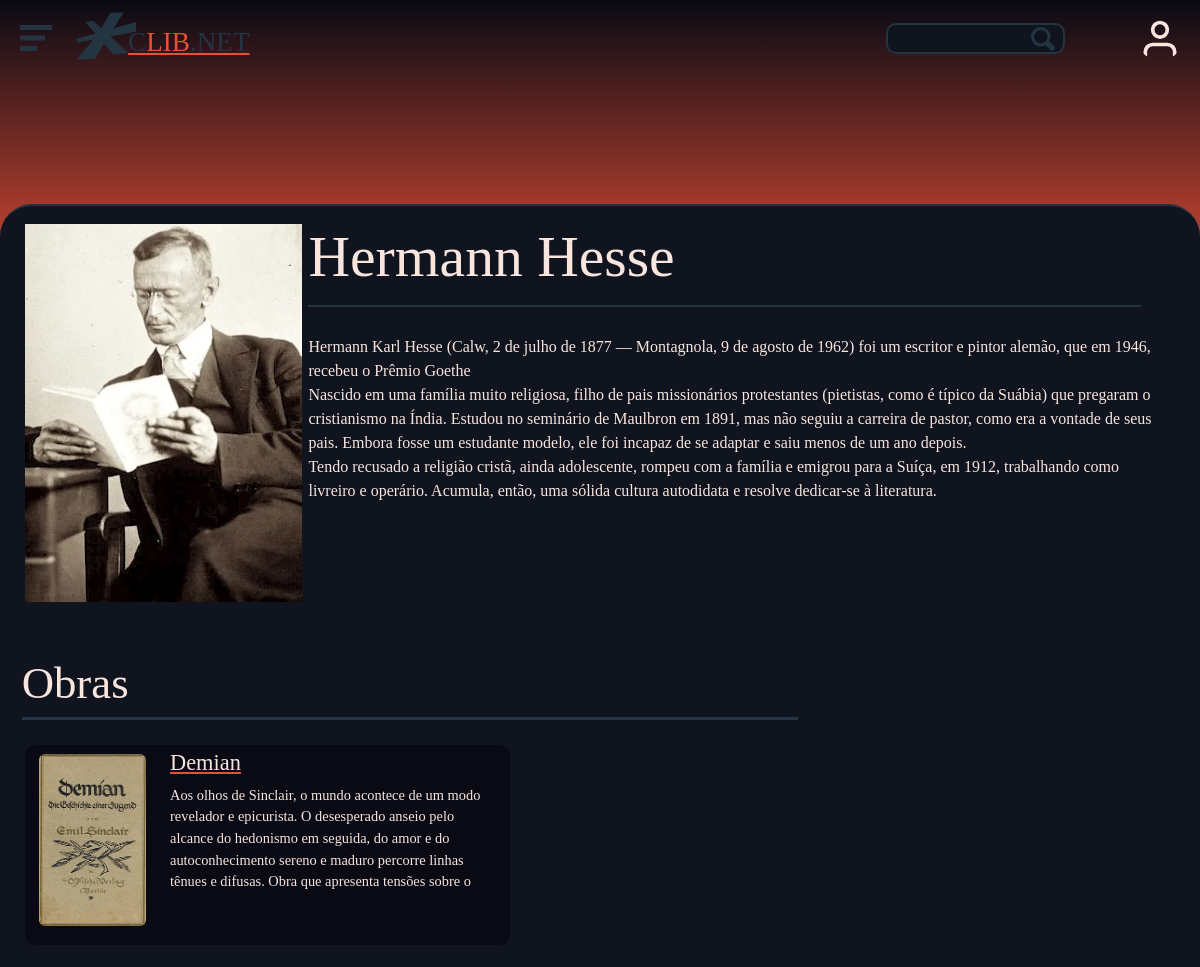
The app's page /web/PHP/autor.php?id=4 with its own data.
### tables this page shows
CREATE TABLE IF NOT EXISTS tb_autores (
	cod INTEGER PRIMARY KEY AUTO_INCREMENT,
	nome VARCHAR(120),
  	dtnasc DATE,
descricao VARCHAR(1000),
imagem VARCHAR(130),
ativo BOOLEAN DEFAULT true
);

CREATE TABLE IF NOT EXISTS tb_livros (
	cod INTEGER PRIMARY KEY AUTO_INCREMENT,
	nome VARCHAR(90),	
	descricao VARCHAR(1000),
	ativo BOOLEAN DEFAULT true,
	imagem VARCHAR(100)
);

### web/PHP/components/contentLoader/autorInfo.php (the view, shortened to what this page needs)
<?php
$conn = connect();
if (isset($_GET["id"])) {
    $idA = $_GET["id"];
    $sqlL1 = "SELECT codlivro FROM tb_livros_autores WHERE codautor = ?";
    $stmtL1 = $conn->prepare($sqlL1);
    $stmtL1->bind_param("i", $idA);
    $stmtL1->execute();
    $stmtL1->bind_result($idL);
    $sqlL2 = "SELECT nome, imagem, descricao FROM tb_livros WHERE cod = ?";
    $stmtL2 = $conn->prepare($sqlL2);
    $stmtL2->bind_param("i", $idL);
    $stmtL2->execute();
    $stmtL2->store_result();
    $resultL = '';
    if ($stmtL2->num_rows > 0) {
        $stmtL2->bind_result($nomeL, $imgL, $descL);
        while ($stmtL2->fetch()) {
            $resultL .= '
            <div class="sectionCardRow flex size5">
            <div class="sectionCardColumnCapa">
                <img class="sectionCardColumnImg" src="../SRC/capas/' . htmlspecialchars($imgL) . '">
            </div>
            <div class="sectionCardRowContent">
                <div class="sectionCardRowTitulo"><a href="produto.php?id='.$idL.'">'.$nomeL.'</a></div>
                <div class="sectionCardRowCategories">';
                $resultL .= '</div>
                <div class="sectionRowDesc">'.$descL.'</div>
            </div>
        </div>
            ';
        }
    }
    $sqlA = "SELECT nome, descricao, imagem
FROM tb_autores
WHERE cod = " . $idA;
    $stmtA = $conn->prepare($sqlA);
    $stmtA->execute();
    $stmtA->store_result();
    $resultA = "";
    if ($stmtA->num_rows > 0) {
        $stmtA->bind_result($nome, $desc, $img);
        while ($stmtA->fetch()) {
            $resultA .= '
                <div class="size3 pZero grid">
                    <img class="autorImagem" src="../SRC/fotos/autores/' . htmlspecialchars($img) . '">
                </div>
                <div class="size9 livroInfoMain">
                    <div class="livroTituloSection borderBottom flexColumn contSection size8">
                        <div class="livroTitulo">' . htmlspecialchars($nome) . '</div>
                        <div class="flexColumn widthMax">
                        </div>
                    </div>
                    <div class="contSection livroDesc">
                        ' . nl2br(htmlspecialchars($desc)) . '
                    </div>
                </div>
                <div>
                    <div class="contSection autorLivrosRow size12">
                        <div class="autorLivrosTitle size8">
                        Obras
                        </div>
                        <div class="flex">
                        '.$resultL.'
                        </div>
                    </div>
                </div>';
        }
        echo $resultA;
    } else {
    }
}

### Web/CSS/styleRecursos.css (style rules this page uses)
:root { --navHeight: 3.5rem; --font: #f8e5de; --corPrimaria: #ea4f36; --corSecundaria: #bc3131; --corSecundaria2: #bc31318e; --bgPrimaria: #090a14; --bgSecundaria: #10141f; --bgTerciaria: #243542; --bgLogin: #1d2230; --bgInput: #343a3b; --bgHover: #1c2635; }

### Web/CSS/styleComponentes.css (style rules this page uses)
.conteudo { background-color: var(--bgPrimaria); color: var(--font); max-width: 100%; }
.livroTitulo { font-family: 'Gotham Black'; font-size: 3.6rem; line-height: 65px; }
.livroDesc { padding-top: 1.75rem; font-family: 'Gotham Book'; font-size: 1em; }
.livroInfoMain { padding: 0 2.5% 0 1%; }
.livroTituloSection { padding-bottom: 5px }
.sectionCardRow { padding: 5px 10px 5px 10px; gap: 20px; margin: 5px; background-color: var(--bgPrimaria); border-radius: 10px; transition: 0.2s; max-height: 200px; }
.sectionCardColumnCapa { border-radius: 10px; justify-self: center; }
.sectionCardColumnImg { justify-self: center; max-width: 130px; max-height: 180px; border-radius: 10px; padding: 4px; }
.sectionCardRowTitulo { font-family: 'Gotham Medium'; font-size: 1.4rem; width: fit-content; transition: 0.2s; line-height: 25px; }
.sectionRowDesc { font-size: 0.9rem; font-family: 'Gotham Book'; max-height: 55%; overflow-y: scroll; }
.sectionCardRowCategories { gap: 4px; padding: 2px; display: flex; align-content: center; }
.sectionCardRowContent { gap: 3px; display: flex; flex-direction: column; }
.autorLivrosRow { padding-top: 3rem; gap: 20px; }
.autorImagem { justify-self: center; max-width: 95%; min-width: 80%; }
.autorLivrosTitle { margin: 0 0 0 1rem; font-size: 2.8rem; font-family: 'Gotham Medium'; border-bottom: 3px solid var(--bgTerciaria); }
.autorLivrosRow .sectionCardRow { margin-left: 1.2rem; }

### Web/CSS/style.css (style rules this page uses)
.flex { display: flex; }
.flexColumn { flex-direction: column; display: flex; }
.grid { display: grid; }
.contSection { --paddingX: 1.5rem; --paddingY: 0; display: flex; flex-wrap: wrap; margin-top: calc(-1 * var(--paddingY)); margin-right: calc(-.5 * var(--paddingX)); margin-left: calc(-.5 * var(--paddingX)) }
.pZero { padding: 0 !important; }
.size3 { flex: 0 0 auto; width: 25%; }
.size5 { flex: 0 0 auto; width: 41.66666667%; }
.size8 { flex: 0 0 auto; width: 66.66666667%; }
.size9 { flex: 0 0 auto; width: 75%; }
.size12 { flex: 0 0 auto; width: 100%; }
.borderBottom { border-bottom: 2px solid var(--bgTerciaria); padding-bottom: 1rem; width: 100%; }
body { margin: 0; font-family: "Gotham Book"; font-size: 1rem; line-height: 1.5; -webkit-text-size-adjust: 100%; -webkit-tap-highlight-color: transparent; }
a:-webkit-any-link { color: var(--font); text-decoration: underline; text-decoration-color: var(--corPrimaria); }

### records on screen
tb_autores: imagem (picture), nome "Hermann Hesse", descricao "Hermann Karl Hesse (Calw, 2 de julho de 1877 — Montagnola, 9 de agosto de 1962) foi um escritor e pintor alemão, que em 1946, recebeu o Prêmio Goethe Nascido em uma família muito religiosa, filho de pais missionários protestantes (pietistas, como é típico da Suábia) que pregaram o cristianismo na Índia. Estudou no seminário de Maulbron em 1891, mas não seguiu a carreira de pastor, como era a vontade de seus pais. Embora fosse um estudante modelo, ele foi incapaz de se adaptar e saiu menos de um ano depois. Tendo recusado a religião cristã, ainda adolescente, rompeu com a família e emigrou para a Suíça, em 1912, trabalhando como livreiro e operário. Acumula, então, uma sólida cultura…"
tb_livros: imagem (picture), nome "Demian", descricao "Aos olhos de Sinclair, o mundo acontece de um modo revelador e epicurista. O desesperado anseio pelo alcance do hedonismo em seguida, do amor e do autoconhecimento sereno e maduro percorre linhas tênues e difusas. Obra que apresenta tensões sobre o…"
